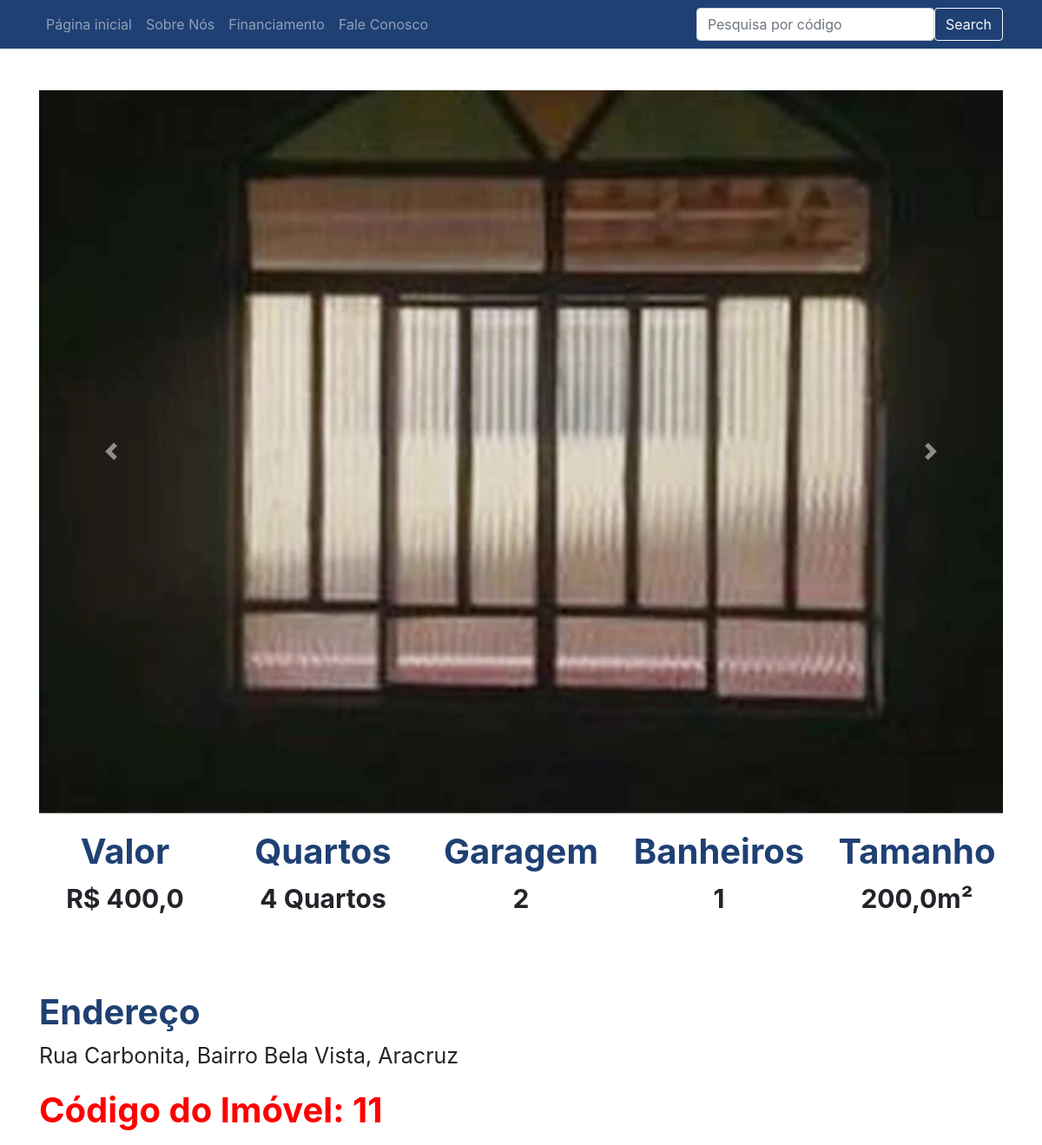
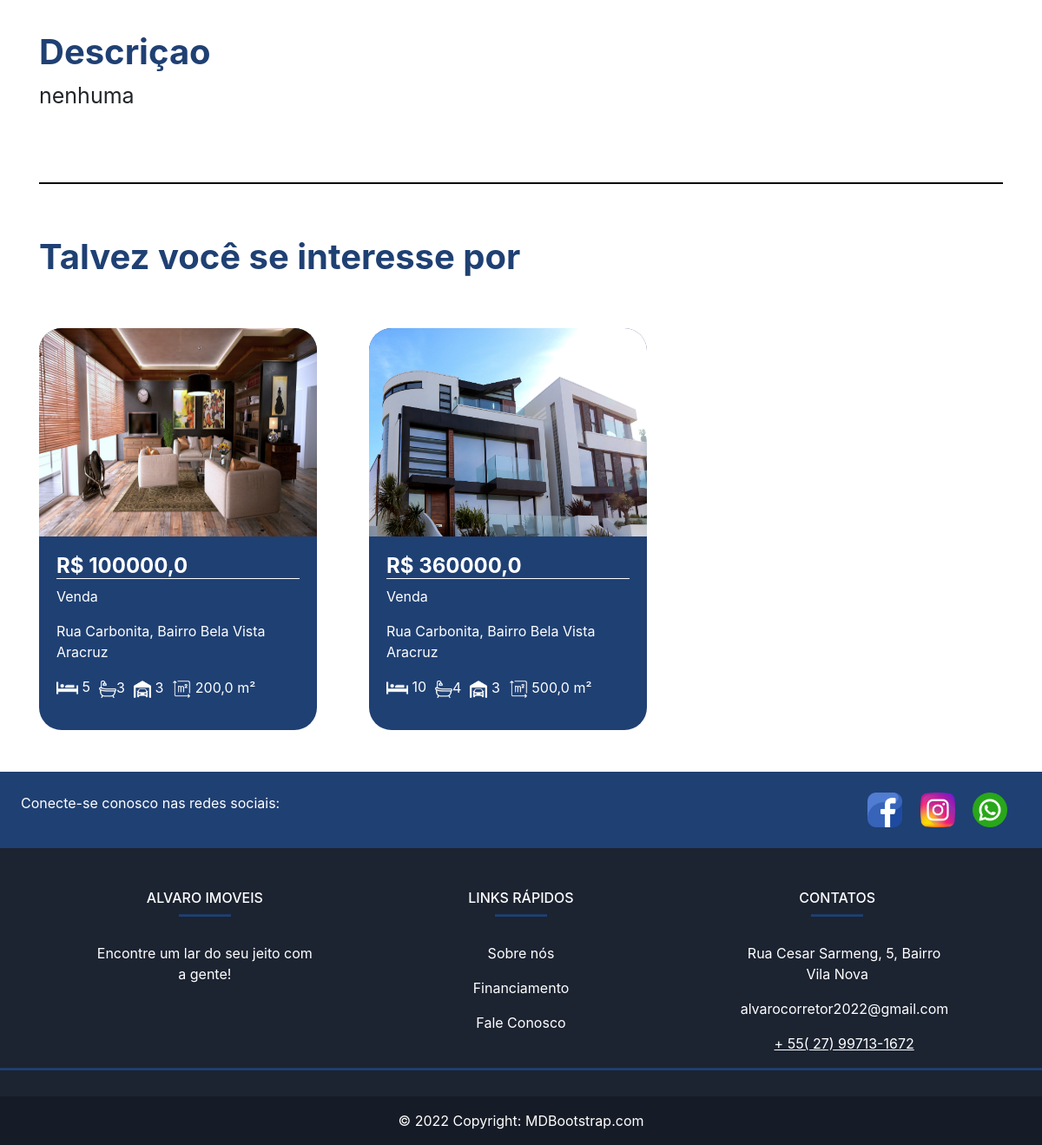
Screenshot of /imovel/11 with the database file from the repository (2 pictures, top to bottom).
### plataforma/models.py (models this page shows, shortened)
class Imagem(models.Model):
    img = models.ImageField(upload_to='img')
    def __str__(self) -> str:
        return self.img.url

class Imovei(models.Model):
    choices = (('V', 'Venda'),
               ('A', 'Aluguel'),('T','Temporada'))
    choices_imovel = (('A', 'Apartamento'),
                      ('C', 'Casa'),('L','Lote'),('IC','Imóvel_Comercial'),('IR','Imóvel_Rural'))
    imagens = models.ManyToManyField(Imagem)
    valor = models.FloatField()
    quartos = models.IntegerField()
    tamanho = models.FloatField()
    cidade = models.ForeignKey(Cidade, on_delete=models.CASCADE)
    rua = models.CharField(max_length=50)
    bairro = models.CharField(max_length=60)
    tipo = models.CharField(max_length=1, choices=choices)
    tipo_imovel = models.CharField(max_length=2, choices=choices_imovel)
    numero = models.IntegerField()
    descricao = models.TextField()
    garagens = models.IntegerField()
    banheiros = models.IntegerField()

class Cidade(models.Model):
    nome = models.CharField(max_length=30)
    def __str__(self) -> str:
        return self.nome

### plataforma/views.py (the view)
# urls.py: path('imovel/<str:id>', views.imovel, name="imovel"),
def imovel(request, id):
    imovel = get_object_or_404(Imovei, id=id)
    sugestoes = Imovei.objects.filter(cidade=imovel.cidade).exclude(id=id)[:2]
    return render(request, 'imovel.html', {'imovel': imovel, 'sugestoes': sugestoes, 'id': id})

### plataforma/templates/imovel.html (shortened to what this page needs)
{% extends 'base.html' %}
{% load static %}
{% block 'head' %}
<link rel="stylesheet" href="{% static 'plataforma/css/home.css' %}">
{% endblock  %}
{% block 'body' %}
    <div style="text-align: center" class="container">
        <br>
        <br>
        <div id="carouselExampleControls" class="carousel slide" data-ride="carousel">
            <div class="carousel-inner">
                {% for img in imovel.imagens.all  %}
                    <div class="carousel-item {% if forloop.first %} active {% endif %}" >
                        <img class="d-block w-100" src="{{img}}" alt="First slide">
                    </div>
                {% endfor %}
            </div>
        <a class="carousel-control-prev" href="#carouselExampleControls" role="button" data-slide="prev">
            <span class="carousel-control-prev-icon" aria-hidden="true"></span>
        </a>
        <a class="carousel-control-next" href="#carouselExampleControls" role="button" data-slide="next">
            <span class="carousel-control-next-icon" aria-hidden="true"></span>
        </a>
    </div>
        <div class="row">
            <div class="col-md">
                <h3 class="titulo_especificacao">Valor</h3>
                <p class="especificacao">R$ {{imovel.valor}}</p>
            </div>
            <div class="col-md">
                <h3 class="titulo_especificacao">Quartos</h3>
                <p class="especificacao">{{imovel.quartos}} Quartos</p>
            </div>
            <div class="col-md">
                <h3 class="titulo_especificacao">Garagem</h3>
                <p class="especificacao">{{imovel.garagens}}</p>
            </div>
            <div class="col-md">
                <h3 class="titulo_especificacao">Banheiros</h3>
                <p class="especificacao">{{imovel.banheiros}}</p>
            </div>
            <div class="col-md">
                <h3 class="titulo_especificacao">Tamanho</h3>
                <p class="especificacao">{{imovel.tamanho}}m²</p>
            </div>
        </div>
        <br>
        <br>
        <div style="text-align: left">
            <h3 class="titulo_especificacao">Endereço</h3>
            <p class="especificacao_endereco">{{imovel.rua}}, {{imovel.bairro}}, {{imovel.cidade }}</p>
        </div>
        <div style="text-align: left">
            <h4 class="titulo_especificacao" id="codigoImovel">Código do Imóvel: {{imovel.id}}</h4>
        </div>
        <br>
        <div style="text-align: left">
            <h3 class="titulo_especificacao">Descriçao</h3>
            <p class="especificacao_endereco">{{imovel.descricao}}</p>
            <br>
            <br>
        </div>
        <hr style="border: 1px solid black">
        <br>
        <div class="div_possivel_interesse">
            <h3 class="titulo_especificacao">Talvez você se interesse por</h3>
            <div class="row">
                {% for sugestao in sugestoes %}
                    <a href="{% url 'imovel' sugestao.id %}" class="a_none">
                        <div class="col-md-4">
                            <div class="card_imovel">
                                <img class="img_capa_imovel" src="{{sugestao.imagens.all.0.img.url}}">
                                <div class="informacoes_imoveis">
                                <a class="a_none" href="{% url 'imovel' sugestao.id %}"><h4 class="valor">R$ {{sugestao.valor}}</h4></a>
                                {% if sugestao.tipo == 'V' %}
                                <p>Venda</p>
                                {% endif %}
                                {{imovel.rua}}, {{imovel.bairro}}
                                <p>{{imovel.cidade}}</p>
                                <ul class="lista-detalhes" style="list-style: none;">
                                  <li>
                                    <img src="{% static '/img/cama.png'%}" alt="dormitórios" width="25px"> {{sugestao.quartos}}
                                  </li>
                                  <li>
                                    <img src="{% static '/img/banheira.png' %}" alt="banheiros" width="20px">{{sugestao.banheiros}}
                                  </li>
                                  <li>
                                    <img src="{% static '/img/garagem-privada.png' %}" alt="garagens " width="20px"> {{sugestao.garagens}}
                                  </li>
                                  <li>
                                    <img src="{% static '/img/area.png' %}" alt="metros quadrados" width="22px"> {{sugestao.tamanho}} m²
                                  </li>
                                </ul>
                                </div>
                            </div>
                        </div>
                    </a>
                {% endfor %}
            </div>
        </div>
    </div>
{% endblock  %}

### templates/static/css/base.css (style rules this page uses)
* { padding:0; margin:0; vertical-align:baseline; list-style:none; border:0 }

### templates/static/plataforma/css/home.css (style rules this page uses)
* { padding:0; margin:0; vertical-align:baseline; list-style:none; border:0; }
.card_imovel { background-color: #1F4073; width: 20rem; margin-top: 50px; border-radius: 26px; }
.img_capa_imovel { width: 20rem; height: 15rem; border-top-left-radius: 26px; border-top-right-radius: 26px; }
.informacoes_imoveis { padding: 20px; color: white; }
.valor { font-weight: bold; border-bottom: 1px solid white; }
.a_none { color: white; }
.titulo_especificacao { color: #1F4073; font-weight: bold; margin-top: 20px; font-size: 40px; }
.especificacao { font-size: 30px; font-weight: bold; }
.especificacao_endereco { font-size: 25px; }
.div_possivel_interesse { text-align: left; }
.lista-detalhes { display: flex; flex-direction: row; justify-content: flex-start; align-items: center; }
.lista-detalhes li { margin-right: 10px; }
#codigoImovel { color: red; }

### rows the page displays
Imagem: img (picture)
Imovei: valor "400,0", quartos "4", garagens "2", banheiros "1", tamanho "200,0", rua "Rua Carbonita", bairro "Bairro Bela Vista", cidade "Aracruz", id "11", descricao "nenhuma"
Imovei: imagens.all.0.img (picture), valor "100000,0", tipo "Venda", quartos "5", banheiros "3", garagens "3", tamanho "200,0"
Imovei: imagens.all.0.img (picture), valor "360000,0", tipo "Venda", quartos "10", banheiros "4", garagens "3", tamanho "500,0"
